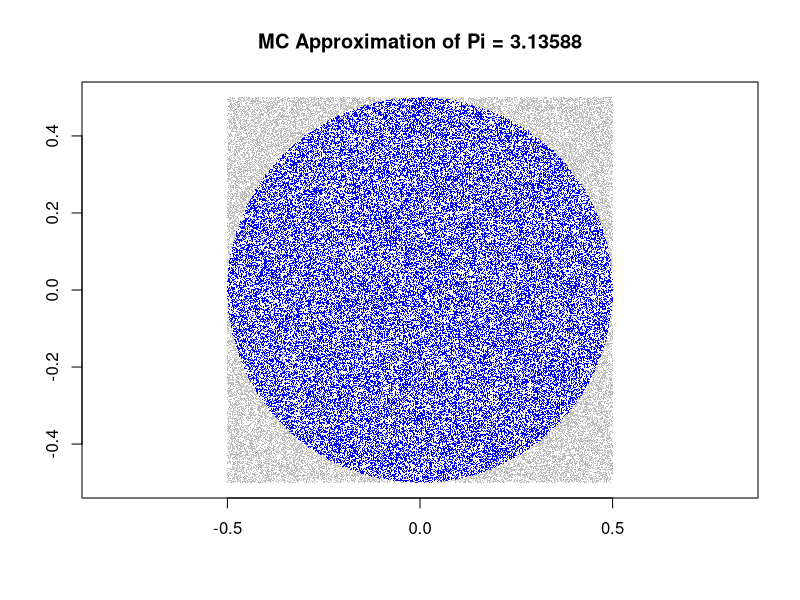

Here is the R script that generated this plot:
runs <- 100000
#runif samples from a uniform distribution
xs <- runif(runs,min=-0.5,max=0.5)
ys <- runif(runs,min=-0.5,max=0.5)
in.circle <- xs^2 + ys^2 <= 0.5^2
mc.pi <- (sum(in.circle)/runs)*4
plot(xs,ys,pch='.',col=ifelse(in.circle,"blue","grey")
     ,xlab='',ylab='',asp=1,
     main=paste("MC Approximation of Pi =",mc.pi))